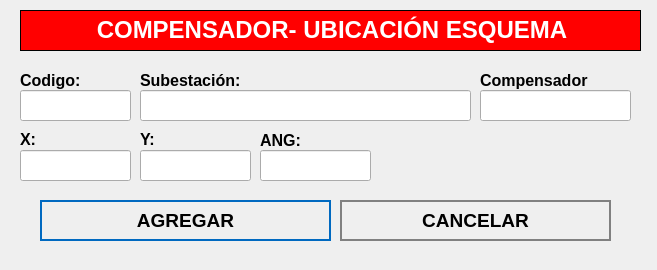
<?xml version="1.0" encoding="UTF-8"?>
<ui version="4.0">
 <class>NewBook</class>
 <widget class="QWidget" name="NewBook">
  <property name="geometry">
   <rect>
    <x>0</x>
    <y>0</y>
    <width>657</width>
    <height>270</height>
   </rect>
  </property>
  <property name="windowTitle">
   <string>Nuevo Registro</string>
  </property>
  <property name="styleSheet">
   <string notr="true">QPushButton
{	
	height: 2em;
 	border-style: solid;
	border-width: 2px;
 	border-color: grey;
	font-weight: bold;
}

QPushButton:hover
{
   	background-color:grey;
	color:white;
}</string>
  </property>
  <widget class="QLabel" name="label">
   <property name="geometry">
    <rect>
     <x>20</x>
     <y>10</y>
     <width>621</width>
     <height>41</height>
    </rect>
   </property>
   <property name="font">
    <font>
     <underline>false</underline>
    </font>
   </property>
   <property name="autoFillBackground">
    <bool>false</bool>
   </property>
   <property name="styleSheet">
    <string notr="true">background-color: red;</string>
   </property>
   <property name="frameShape">
    <enum>QFrame::Box</enum>
   </property>
   <property name="text">
    <string>&lt;html&gt;&lt;head/&gt;&lt;body&gt;&lt;p align=&quot;center&quot;&gt;&lt;span style=&quot; font-size:18pt; font-weight:600; color:#ffffff;&quot;&gt;COMPENSADOR- UBICACIÓN ESQUEMA&lt;/span&gt;&lt;/p&gt;&lt;/body&gt;&lt;/html&gt;</string>
   </property>
  </widget>
  <widget class="QLabel" name="label_autoriza">
   <property name="geometry">
    <rect>
     <x>20</x>
     <y>70</y>
     <width>101</width>
     <height>21</height>
    </rect>
   </property>
   <property name="text">
    <string>&lt;html&gt;&lt;head/&gt;&lt;body&gt;&lt;p&gt;&lt;span style=&quot; font-size:12pt; font-weight:600;&quot;&gt;Codigo:&lt;/span&gt;&lt;/p&gt;&lt;/body&gt;&lt;/html&gt;</string>
   </property>
  </widget>
  <widget class="QLineEdit" name="inputCodigo">
   <property name="geometry">
    <rect>
     <x>20</x>
     <y>90</y>
     <width>111</width>
     <height>31</height>
    </rect>
   </property>
   <property name="font">
    <font>
     <pointsize>12</pointsize>
    </font>
   </property>
  </widget>
  <widget class="QLineEdit" name="inputSubestacion">
   <property name="geometry">
    <rect>
     <x>140</x>
     <y>90</y>
     <width>331</width>
     <height>31</height>
    </rect>
   </property>
   <property name="font">
    <font>
     <pointsize>12</pointsize>
    </font>
   </property>
  </widget>
  <widget class="QPushButton" name="addButton">
   <property name="geometry">
    <rect>
     <x>40</x>
     <y>200</y>
     <width>291</width>
     <height>41</height>
    </rect>
   </property>
   <property name="font">
    <font>
     <pointsize>14</pointsize>
     <weight>75</weight>
     <bold>true</bold>
    </font>
   </property>
   <property name="cursor">
    <cursorShape>PointingHandCursor</cursorShape>
   </property>
   <property name="styleSheet">
    <string notr="true">QPushButton
{	
	height: 2em;
 	border-style: solid;
	border-width: 2px;
 	border-color: #0069c0;
	font-weight: bold;
}

QPushButton:hover
{
   	background-color:#0069c0;
	color:white;
}</string>
   </property>
   <property name="text">
    <string>AGREGAR</string>
   </property>
   <property name="icon">
    <iconset>
     <normaloff>../assets/icons/add-icon.png</normaloff>../assets/icons/add-icon.png</iconset>
   </property>
   <property name="iconSize">
    <size>
     <width>30</width>
     <height>30</height>
    </size>
   </property>
   <property name="autoDefault">
    <bool>true</bool>
   </property>
   <property name="default">
    <bool>true</bool>
   </property>
   <property name="flat">
    <bool>true</bool>
   </property>
  </widget>
  <widget class="QPushButton" name="cancelButton">
   <property name="geometry">
    <rect>
     <x>340</x>
     <y>200</y>
     <width>271</width>
     <height>41</height>
    </rect>
   </property>
   <property name="font">
    <font>
     <pointsize>14</pointsize>
     <weight>75</weight>
     <bold>true</bold>
    </font>
   </property>
   <property name="cursor">
    <cursorShape>PointingHandCursor</cursorShape>
   </property>
   <property name="styleSheet">
    <string notr="true">QPushButton
{	
	height: 2em;
 	border-style: solid;
	border-width: 2px;
 	border-color: grey;
	font-weight: bold;
}

QPushButton:hover
{
   	background-color:grey;
	color:white;
}</string>
   </property>
   <property name="text">
    <string>CANCELAR</string>
   </property>
   <property name="icon">
    <iconset>
     <normaloff>../assets/icons/cancel-icon.png</normaloff>../assets/icons/cancel-icon.png</iconset>
   </property>
   <property name="iconSize">
    <size>
     <width>30</width>
     <height>30</height>
    </size>
   </property>
   <property name="autoDefault">
    <bool>true</bool>
   </property>
   <property name="default">
    <bool>true</bool>
   </property>
   <property name="flat">
    <bool>true</bool>
   </property>
  </widget>
  <widget class="QLabel" name="label_aquienVisita">
   <property name="geometry">
    <rect>
     <x>140</x>
     <y>70</y>
     <width>191</width>
     <height>21</height>
    </rect>
   </property>
   <property name="text">
    <string>&lt;html&gt;&lt;head/&gt;&lt;body&gt;&lt;p&gt;&lt;span style=&quot; font-size:12pt; font-weight:600;&quot;&gt;Subestación:&lt;/span&gt;&lt;/p&gt;&lt;/body&gt;&lt;/html&gt;</string>
   </property>
  </widget>
  <widget class="QLabel" name="label_horaIngreso">
   <property name="geometry">
    <rect>
     <x>20</x>
     <y>130</y>
     <width>71</width>
     <height>16</height>
    </rect>
   </property>
   <property name="text">
    <string>&lt;html&gt;&lt;head/&gt;&lt;body&gt;&lt;p&gt;&lt;span style=&quot; font-size:12pt; font-weight:600;&quot;&gt;X:&lt;/span&gt;&lt;/p&gt;&lt;/body&gt;&lt;/html&gt;</string>
   </property>
  </widget>
  <widget class="QLabel" name="label_horaSalida">
   <property name="geometry">
    <rect>
     <x>140</x>
     <y>130</y>
     <width>81</width>
     <height>16</height>
    </rect>
   </property>
   <property name="text">
    <string>&lt;html&gt;&lt;head/&gt;&lt;body&gt;&lt;p&gt;&lt;span style=&quot; font-size:12pt; font-weight:600;&quot;&gt;Y:&lt;/span&gt;&lt;/p&gt;&lt;/body&gt;&lt;/html&gt;</string>
   </property>
  </widget>
  <widget class="QLineEdit" name="inputX">
   <property name="geometry">
    <rect>
     <x>20</x>
     <y>150</y>
     <width>111</width>
     <height>31</height>
    </rect>
   </property>
   <property name="font">
    <font>
     <pointsize>12</pointsize>
    </font>
   </property>
  </widget>
  <widget class="QLineEdit" name="inputY">
   <property name="geometry">
    <rect>
     <x>140</x>
     <y>150</y>
     <width>111</width>
     <height>31</height>
    </rect>
   </property>
   <property name="font">
    <font>
     <pointsize>12</pointsize>
    </font>
   </property>
  </widget>
  <widget class="QLineEdit" name="inputCompensador">
   <property name="geometry">
    <rect>
     <x>480</x>
     <y>90</y>
     <width>151</width>
     <height>31</height>
    </rect>
   </property>
   <property name="font">
    <font>
     <pointsize>12</pointsize>
    </font>
   </property>
  </widget>
  <widget class="QLabel" name="label_motivoVisita_3">
   <property name="geometry">
    <rect>
     <x>480</x>
     <y>70</y>
     <width>161</width>
     <height>21</height>
    </rect>
   </property>
   <property name="text">
    <string>&lt;html&gt;&lt;head/&gt;&lt;body&gt;&lt;p&gt;&lt;span style=&quot; font-size:12pt; font-weight:600;&quot;&gt;Compensador&lt;/span&gt;&lt;/p&gt;&lt;/body&gt;&lt;/html&gt;</string>
   </property>
  </widget>
  <widget class="QLabel" name="label_motivoVisita_2">
   <property name="geometry">
    <rect>
     <x>260</x>
     <y>130</y>
     <width>101</width>
     <height>21</height>
    </rect>
   </property>
   <property name="text">
    <string>&lt;html&gt;&lt;head/&gt;&lt;body&gt;&lt;p&gt;&lt;span style=&quot; font-size:12pt; font-weight:600;&quot;&gt;ANG:&lt;/span&gt;&lt;/p&gt;&lt;/body&gt;&lt;/html&gt;</string>
   </property>
  </widget>
  <widget class="QLineEdit" name="inputANG">
   <property name="geometry">
    <rect>
     <x>260</x>
     <y>150</y>
     <width>111</width>
     <height>31</height>
    </rect>
   </property>
   <property name="font">
    <font>
     <pointsize>12</pointsize>
    </font>
   </property>
  </widget>
 </widget>
 <tabstops>
  <tabstop>inputCodigo</tabstop>
  <tabstop>inputSubestacion</tabstop>
  <tabstop>addButton</tabstop>
  <tabstop>cancelButton</tabstop>
 </tabstops>
 <resources/>
 <connections/>
</ui>
